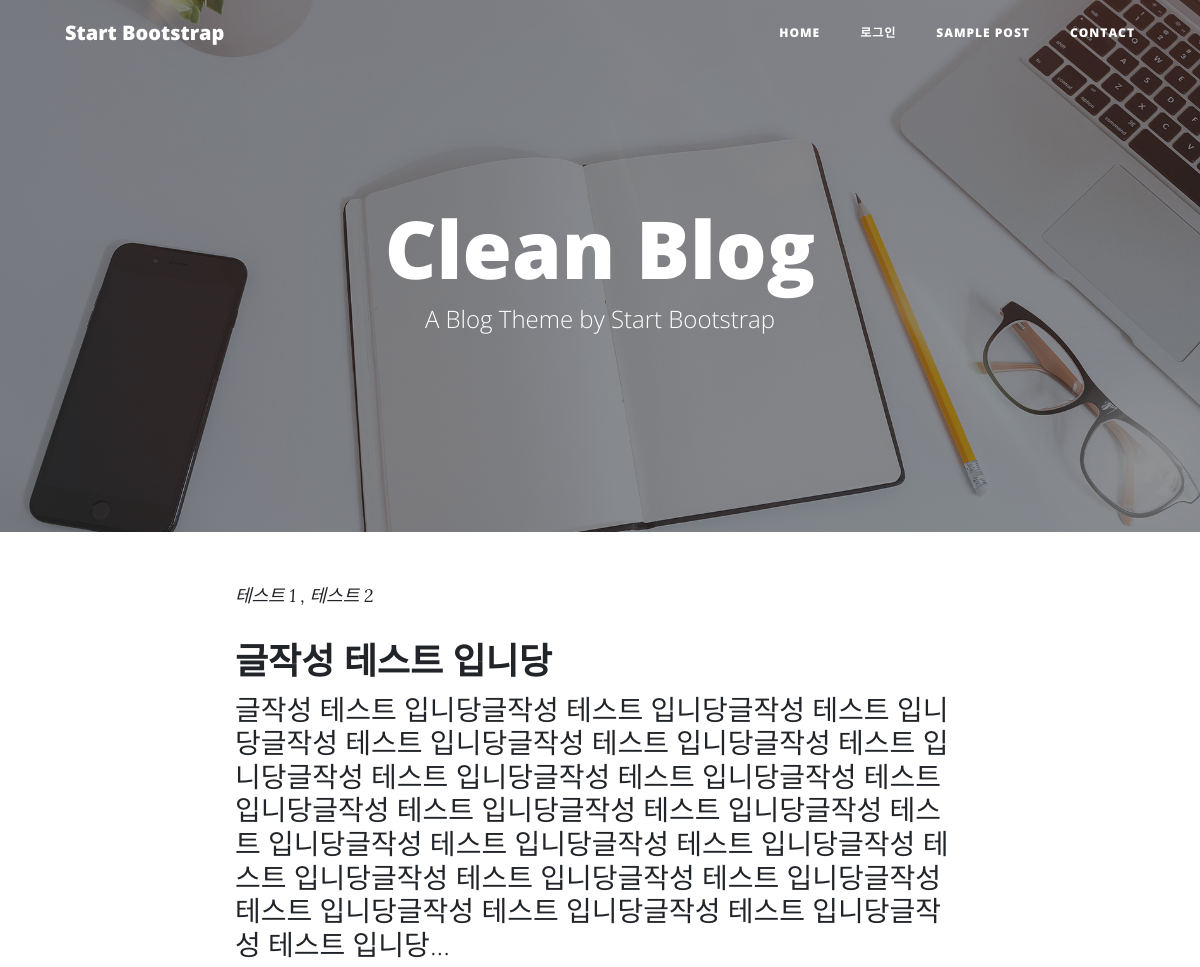
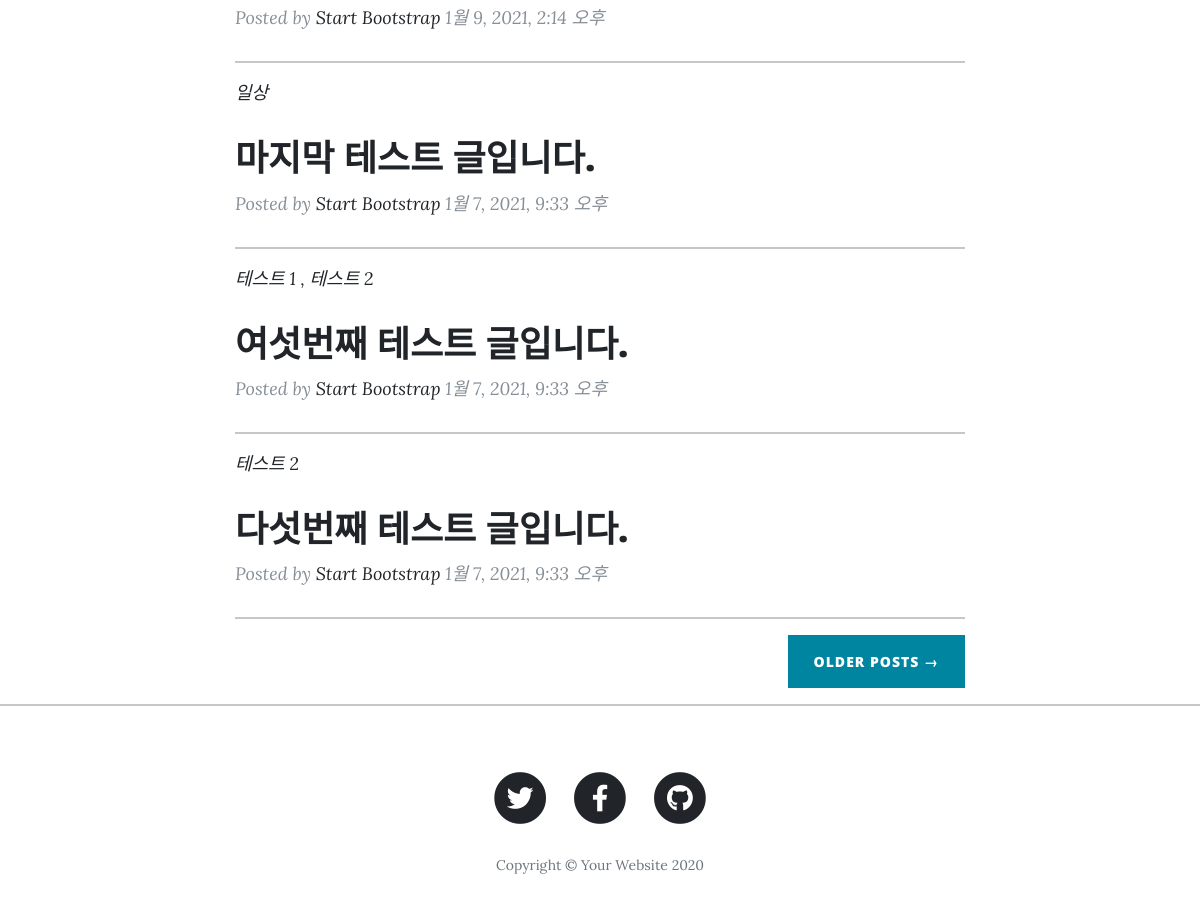
Screenshot of /blog/ with the database file from the repository (2 pictures, top to bottom).
### blog/models.py (models this page shows, shortened)
class Category(models.Model):
    name = models.CharField(max_length=50, help_text="블로그 글 분류 입력")
    def __str__(self):
        return self.name

class Post(models.Model):
    title = models.CharField(max_length=200)
    title_image = models.ImageField(blank=True)
    content = models.TextField()
    createDate = models.DateTimeField(auto_now_add=True)
    updateDate = models.DateTimeField(auto_now_add=True)
    category = models.ManyToManyField(Category, help_text="글의 분류를 설정")
    def get_absolute_url(self):
        return reverse("post", args=[str(self.id)])
    def is_content_more50(self):
        return len(self.content) > 50
    def get_content_under50(self):
        return self.content[:300]

### blog/views.py (the view)
# urls.py: path("", views.index, name="index"),
def index(req):
    post_latest = Post.objects.order_by("-createDate")[:4]
    context = {
        "post_latest": post_latest
    }
    return render(req, 'index.html', context=context)

### blog/templates/index.html
{% extends "base_generic.html" %}
{% block content %}
{% load static %}
  <div class="container">
    <div class="row">
      <div class="col-lg-8 col-md-10 mx-auto">
        {% for post in post_latest %}
          {% if forloop.first %}
            <div class="post-preview">
              <p class="post-meta">
                <a href="#">
                  {% for c in post.category.all %}
                    {{ c }}
                    {% if not forloop.last %}
                      ,
                    {% endif %}
                  {% endfor %}
                </a>
              </p>
              <a href="{{ post.get_absolute_url }}">
                <h2 class="post-title">
                  {{ post.title }}
                </h2>
                <h3 class="post-subtitle">
                  {% if post.is_content_more50 %}
                    {{ post.get_content_under50 }}...
                  {% else %}
                    {{ post.content }}
                  {% endif %}
                </h3>
              </a>
              <p class="post-meta">Posted by
                <a href="#">Start Bootstrap</a>
                {{ post.createDate }}</p>
            </div>
            <hr>
          {% else %}
            <div class="post-preview">
              <p class="post-meta">
                <a href="#">
                  {% for c in post.category.all %}
                  {{ c }}
                  {% if not forloop.last %}
                  ,
                  {% endif %}
                  {% endfor %}
                </a>
              </p>
              <a href="{{ post.get_absolute_url }}">
                <h2 class="post-title">
                  {{ post.title }}
                </h2>
              </a>
              <p class="post-meta">Posted by
                <a href="#">Start Bootstrap</a>
                {{ post.createDate }}</p>
            </div>
            <hr>
          {% endif %}
        {% endfor %}
        <div class="clearfix">
          <a class="btn btn-primary float-right" href="#">Older Posts &rarr;</a>
        </div>
      </div>
    </div>
  </div>
  <hr>
{% endblock %}

### rows the page displays
Post: title "글작성 테스트 입니당", get_content_under50 "글작성 테스트 입니당글작성 테스트 입니당글작성 테스트 입니당글작성 테스트 입니당글작성 테스트 입니당글작성 테스트 입니당글작성 테스트 입니당글작성 테스트 입니당글작성 테스트 입니당글작성 테스트 입니당글작성 테스트 입니당글작성 테스트 입니당글작성 테스트 입니당글작성 테스트 입니당글작성 테스트 입니당글작성 테스트 입니당글작성 테스트 입니당글작성 테스트 입니당글작성 테스트 입니당글작성 테스트 입니당글작성 테스트 입니당", createDate "1월 9, 2021, 2:14 오후"
Category: name "테스트 1"
Category: name "테스트 2"
Post: title "마지막 테스트 글입니다.", createDate "1월 7, 2021, 9:33 오후"
Category: name "일상"
Post: title "여섯번째 테스트 글입니다.", createDate "1월 7, 2021, 9:33 오후"
Post: title "다섯번째 테스트 글입니다.", createDate "1월 7, 2021, 9:33 오후"
